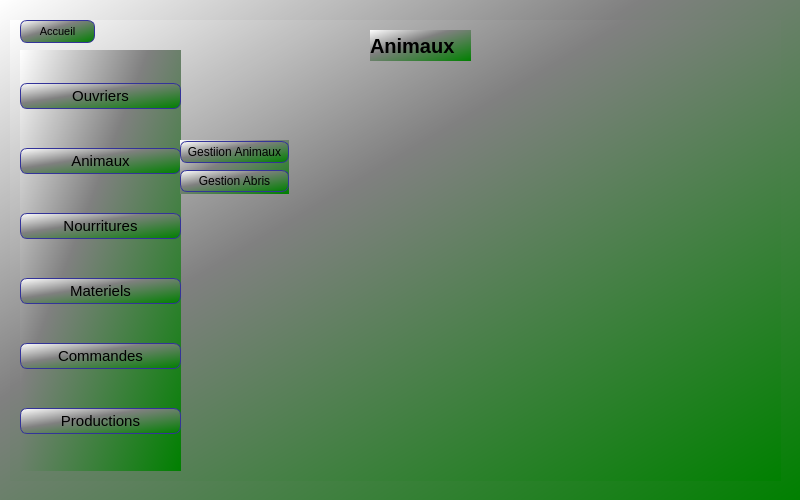
<?xml version="1.0" encoding="UTF-8"?>
<ui version="4.0">
 <class>G_animaux</class>
 <widget class="QWidget" name="G_animaux">
  <property name="geometry">
   <rect>
    <x>0</x>
    <y>0</y>
    <width>800</width>
    <height>500</height>
   </rect>
  </property>
  <property name="windowTitle">
   <string>Form</string>
  </property>
  <property name="styleSheet">
   <string notr="true">background-color: qlineargradient(x1: 0, y1: 0, x2: 1, y2: 1,stop: 0 white, stop: 0.4 gray,stop: 1 green);</string>
  </property>
  <widget class="QStackedWidget" name="stackedWidget">
   <property name="geometry">
    <rect>
     <x>10</x>
     <y>20</y>
     <width>771</width>
     <height>461</height>
    </rect>
   </property>
   <property name="font">
    <font>
     <weight>50</weight>
     <bold>false</bold>
    </font>
   </property>
   <property name="styleSheet">
    <string notr="true">background-color: qlineargradient(x1: 0, y1: 0, x2: 1, y2: 1,stop: 0 white, stop: 0.4 gray,stop: 1 green);</string>
   </property>
   <property name="currentIndex">
    <number>0</number>
   </property>
   <widget class="QWidget" name="page">
    <widget class="QLabel" name="label">
     <property name="geometry">
      <rect>
       <x>360</x>
       <y>10</y>
       <width>101</width>
       <height>31</height>
      </rect>
     </property>
     <property name="font">
      <font>
       <pointsize>-1</pointsize>
       <weight>75</weight>
       <bold>true</bold>
      </font>
     </property>
     <property name="styleSheet">
      <string notr="true">font-size: 20px;</string>
     </property>
     <property name="text">
      <string>Animaux</string>
     </property>
    </widget>
    <widget class="QPushButton" name="pushButton_home">
     <property name="geometry">
      <rect>
       <x>10</x>
       <y>0</y>
       <width>75</width>
       <height>23</height>
      </rect>
     </property>
     <property name="styleSheet">
      <string notr="true">color: black;
background-color: qlineargradient(x1: 0, y1: 0, x2: 1, y2: 1,stop: 0 white, stop: 0.4 gray,stop: 1 green);
border-width: 1px;
border-color: #339;
border-style: solid;
border-radius: 7;
padding: 3px;
font-size: 11px;</string>
     </property>
     <property name="text">
      <string>Accueil</string>
     </property>
    </widget>
    <widget class="QWidget" name="layoutWidget">
     <property name="geometry">
      <rect>
       <x>10</x>
       <y>30</y>
       <width>161</width>
       <height>421</height>
      </rect>
     </property>
     <layout class="QVBoxLayout" name="verticalLayout">
      <item>
       <widget class="QPushButton" name="pushButton_ouvriers">
        <property name="styleSheet">
         <string notr="true">color: black;
background-color: qlineargradient(x1: 0, y1: 0, x2: 1, y2: 1,stop: 0 white, stop: 0.4 gray,stop: 1 green);
border-width: 1px;
border-color: #339;
border-style: solid;
border-radius: 7;
padding: 3px;
font-size: 15px;</string>
        </property>
        <property name="text">
         <string>Ouvriers</string>
        </property>
       </widget>
      </item>
      <item>
       <widget class="QPushButton" name="pushButton_animaux">
        <property name="styleSheet">
         <string notr="true">color: black;
background-color: qlineargradient(x1: 0, y1: 0, x2: 1, y2: 1,stop: 0 white, stop: 0.4 gray,stop: 1 green);
border-width: 1px;
border-color: #339;
border-style: solid;
border-radius: 7;
padding: 3px;
font-size: 15px;</string>
        </property>
        <property name="text">
         <string>Animaux</string>
        </property>
       </widget>
      </item>
      <item>
       <widget class="QPushButton" name="pushButton_nouritures">
        <property name="styleSheet">
         <string notr="true">color: black;
background-color: qlineargradient(x1: 0, y1: 0, x2: 1, y2: 1,stop: 0 white, stop: 0.4 gray,stop: 1 green);
border-width: 1px;
border-color: #339;
border-style: solid;
border-radius: 7;
padding: 3px;
font-size: 15px;</string>
        </property>
        <property name="text">
         <string>Nourritures</string>
        </property>
       </widget>
      </item>
      <item>
       <widget class="QPushButton" name="pushButton">
        <property name="styleSheet">
         <string notr="true">color: black;
background-color: qlineargradient(x1: 0, y1: 0, x2: 1, y2: 1,stop: 0 white, stop: 0.4 gray,stop: 1 green);
border-width: 1px;
border-color: #339;
border-style: solid;
border-radius: 7;
padding: 3px;
font-size: 15px;</string>
        </property>
        <property name="text">
         <string>Materiels</string>
        </property>
       </widget>
      </item>
      <item>
       <widget class="QPushButton" name="pushButton_commandes">
        <property name="styleSheet">
         <string notr="true">color: black;
background-color: qlineargradient(x1: 0, y1: 0, x2: 1, y2: 1,stop: 0 white, stop: 0.4 gray,stop: 1 green);
border-width: 1px;
border-color: #339;
border-style: solid;
border-radius: 7;
padding: 3px;
font-size: 15px;</string>
        </property>
        <property name="text">
         <string>Commandes</string>
        </property>
       </widget>
      </item>
      <item>
       <widget class="QPushButton" name="pushButton_productions">
        <property name="styleSheet">
         <string notr="true">color: black;
background-color: qlineargradient(x1: 0, y1: 0, x2: 1, y2: 1,stop: 0 white, stop: 0.4 gray,stop: 1 green);
border-width: 1px;
border-color: #339;
border-style: solid;
border-radius: 7;
padding: 3px;
font-size: 15px;</string>
        </property>
        <property name="text">
         <string>Productions</string>
        </property>
       </widget>
      </item>
     </layout>
    </widget>
    <widget class="QWidget" name="layoutWidget_2">
     <property name="geometry">
      <rect>
       <x>170</x>
       <y>120</y>
       <width>109</width>
       <height>54</height>
      </rect>
     </property>
     <layout class="QVBoxLayout" name="verticalLayout_2">
      <item>
       <widget class="QPushButton" name="pushButton_ani">
        <property name="styleSheet">
         <string notr="true">color: black;
background-color: qlineargradient(x1: 0, y1: 0, x2: 1, y2: 1,stop: 0 white, stop: 0.4 gray,stop: 1 green);
border-width: 1px;
border-color: #339;
border-style: solid;
border-radius: 7;
padding: 3px;
font-size: 12px;</string>
        </property>
        <property name="text">
         <string>Gestiion Animaux</string>
        </property>
       </widget>
      </item>
      <item>
       <widget class="QPushButton" name="pushButton_abris">
        <property name="styleSheet">
         <string notr="true">color: black;
background-color: qlineargradient(x1: 0, y1: 0, x2: 1, y2: 1,stop: 0 white, stop: 0.4 gray,stop: 1 green);
border-width: 1px;
border-color: #339;
border-style: solid;
border-radius: 7;
padding: 3px;
font-size: 12px;</string>
        </property>
        <property name="text">
         <string>Gestion Abris</string>
        </property>
       </widget>
      </item>
     </layout>
    </widget>
   </widget>
   <widget class="QWidget" name="page_3">
    <widget class="QLabel" name="label_3">
     <property name="geometry">
      <rect>
       <x>330</x>
       <y>30</y>
       <width>131</width>
       <height>31</height>
      </rect>
     </property>
     <property name="styleSheet">
      <string notr="true">font-size: 15px;</string>
     </property>
     <property name="text">
      <string>Gestion Animaux</string>
     </property>
    </widget>
    <widget class="QTabWidget" name="tabWidget">
     <property name="geometry">
      <rect>
       <x>60</x>
       <y>100</y>
       <width>681</width>
       <height>371</height>
      </rect>
     </property>
     <property name="styleSheet">
      <string notr="true">background-color: grey;</string>
     </property>
     <property name="currentIndex">
      <number>0</number>
     </property>
     <widget class="QWidget" name="Affichage">
      <attribute name="title">
       <string>Affichage</string>
      </attribute>
      <widget class="QPushButton" name="pushButton_trier_ani">
       <property name="geometry">
        <rect>
         <x>510</x>
         <y>10</y>
         <width>75</width>
         <height>23</height>
        </rect>
       </property>
       <property name="styleSheet">
        <string notr="true">color: white;
background-color: qlineargradient(x1: 0, y1: 0, x2: 1, y2: 1,stop: 0 white, stop: 0.4 gray,stop: 1 green);
border-width: 1px;
border-color: #339;
border-style: solid;
border-radius: 7;
padding: 3px;
font-size: 10px;</string>
       </property>
       <property name="text">
        <string>Trier</string>
       </property>
      </widget>
      <widget class="QTableView" name="tab_ani">
       <property name="geometry">
        <rect>
         <x>30</x>
         <y>40</y>
         <width>591</width>
         <height>291</height>
        </rect>
       </property>
       <property name="styleSheet">
        <string notr="true">border: 3px solid gray;
border-radius: 40px;
background: white;</string>
       </property>
      </widget>
     </widget>
     <widget class="QWidget" name="Ajouter">
      <attribute name="title">
       <string>Ajouter</string>
      </attribute>
      <widget class="QPushButton" name="pushButton_ajouter_ouv">
       <property name="geometry">
        <rect>
         <x>220</x>
         <y>260</y>
         <width>75</width>
         <height>23</height>
        </rect>
       </property>
       <property name="styleSheet">
        <string notr="true">color: white;
background-color: qlineargradient(x1: 0, y1: 0, x2: 1, y2: 1,stop: 0 white, stop: 0.4 gray,stop: 1 green);
border-width: 1px;
border-color: #339;
border-style: solid;
border-radius: 7;
padding: 3px;
font-size: 10px;</string>
       </property>
       <property name="text">
        <string>Ajouter</string>
       </property>
      </widget>
      <widget class="QWidget" name="layoutWidget_3">
       <property name="geometry">
        <rect>
         <x>30</x>
         <y>30</y>
         <width>81</width>
         <height>211</height>
        </rect>
       </property>
       <layout class="QVBoxLayout" name="verticalLayout_3">
        <item>
         <widget class="QLabel" name="label_id_ta_6">
          <property name="styleSheet">
           <string notr="true"/>
          </property>
          <property name="text">
           <string>Id</string>
          </property>
         </widget>
        </item>
        <item>
         <widget class="QLabel" name="label_nom">
          <property name="styleSheet">
           <string notr="true"/>
          </property>
          <property name="text">
           <string>Type</string>
          </property>
         </widget>
        </item>
        <item>
         <widget class="QLabel" name="label_prenom">
          <property name="text">
           <string>Qualité</string>
          </property>
         </widget>
        </item>
        <item>
         <widget class="QLabel" name="label_pwd">
          <property name="text">
           <string>Prix</string>
          </property>
         </widget>
        </item>
       </layout>
      </widget>
      <widget class="QWidget" name="layoutWidget_4">
       <property name="geometry">
        <rect>
         <x>120</x>
         <y>30</y>
         <width>171</width>
         <height>211</height>
        </rect>
       </property>
       <layout class="QVBoxLayout" name="verticalLayout_4">
        <item>
         <widget class="QLineEdit" name="lineEdit_id_ani"/>
        </item>
        <item>
         <widget class="QLineEdit" name="lineEdit_type_ani"/>
        </item>
        <item>
         <widget class="QLineEdit" name="lineEdit_qualite"/>
        </item>
        <item>
         <widget class="QLineEdit" name="lineEdit_prix"/>
        </item>
       </layout>
      </widget>
     </widget>
     <widget class="QWidget" name="Modifier">
      <attribute name="title">
       <string>Modifier</string>
      </attribute>
      <widget class="QPushButton" name="pushButton_modifier_ani">
       <property name="geometry">
        <rect>
         <x>220</x>
         <y>260</y>
         <width>75</width>
         <height>23</height>
        </rect>
       </property>
       <property name="styleSheet">
        <string notr="true">color: white;
background-color: qlineargradient(x1: 0, y1: 0, x2: 1, y2: 1,stop: 0 white, stop: 0.4 gray,stop: 1 green);
border-width: 1px;
border-color: #339;
border-style: solid;
border-radius: 7;
padding: 3px;
font-size: 10px;</string>
       </property>
       <property name="text">
        <string>Modifier</string>
       </property>
      </widget>
      <widget class="QWidget" name="layoutWidget_5">
       <property name="geometry">
        <rect>
         <x>60</x>
         <y>30</y>
         <width>81</width>
         <height>211</height>
        </rect>
       </property>
       <layout class="QVBoxLayout" name="verticalLayout_7">
        <item>
         <widget class="QLabel" name="label_id_ta_9">
          <property name="styleSheet">
           <string notr="true"/>
          </property>
          <property name="text">
           <string>Id</string>
          </property>
         </widget>
        </item>
        <item>
         <widget class="QLabel" name="label_nom_3">
          <property name="styleSheet">
           <string notr="true"/>
          </property>
          <property name="text">
           <string>Type</string>
          </property>
         </widget>
        </item>
        <item>
         <widget class="QLabel" name="label_prenom_3">
          <property name="text">
           <string>Qualité</string>
          </property>
         </widget>
        </item>
        <item>
         <widget class="QLabel" name="label_pwd_3">
          <property name="text">
           <string>Prix</string>
          </property>
         </widget>
        </item>
       </layout>
      </widget>
      <widget class="QWidget" name="layoutWidget_6">
       <property name="geometry">
        <rect>
         <x>150</x>
         <y>30</y>
         <width>171</width>
         <height>211</height>
        </rect>
       </property>
       <layout class="QVBoxLayout" name="verticalLayout_8">
        <item>
         <widget class="QLineEdit" name="lineEdit_id_ani_modif"/>
        </item>
        <item>
         <widget class="QLineEdit" name="lineEdit_type_ani_modif"/>
        </item>
        <item>
         <widget class="QLineEdit" name="lineEdit_qualite_modif"/>
        </item>
        <item>
         <widget class="QLineEdit" name="lineEdit_prix_modif"/>
        </item>
       </layout>
      </widget>
     </widget>
     <widget class="QWidget" name="Supprimer">
      <attribute name="title">
       <string>Supprimer</string>
      </attribute>
      <widget class="QLabel" name="label_id_ts">
       <property name="geometry">
        <rect>
         <x>80</x>
         <y>60</y>
         <width>47</width>
         <height>14</height>
        </rect>
       </property>
       <property name="text">
        <string>ID</string>
       </property>
      </widget>
      <widget class="QLineEdit" name="lineEdit_id_ani_sup">
       <property name="geometry">
        <rect>
         <x>130</x>
         <y>49</y>
         <width>131</width>
         <height>31</height>
        </rect>
       </property>
      </widget>
      <widget class="QPushButton" name="pushButton_sup_ani">
       <property name="geometry">
        <rect>
         <x>170</x>
         <y>190</y>
         <width>75</width>
         <height>23</height>
        </rect>
       </property>
       <property name="styleSheet">
        <string notr="true">color: white;
background-color: qlineargradient(x1: 0, y1: 0, x2: 1, y2: 1,stop: 0 white, stop: 0.4 gray,stop: 1 green);
border-width: 1px;
border-color: #339;
border-style: solid;
border-radius: 7;
padding: 3px;
font-size: 10px;</string>
       </property>
       <property name="text">
        <string>Supprimer</string>
       </property>
      </widget>
     </widget>
     <widget class="QWidget" name="Rechercher">
      <attribute name="title">
       <string>Rechercher</string>
      </attribute>
      <widget class="QLabel" name="label_5">
       <property name="geometry">
        <rect>
         <x>270</x>
         <y>10</y>
         <width>111</width>
         <height>20</height>
        </rect>
       </property>
       <property name="text">
        <string>Nom à rechercher</string>
       </property>
      </widget>
      <widget class="QLineEdit" name="lineEdit_recherche_ani">
       <property name="geometry">
        <rect>
         <x>422</x>
         <y>9</y>
         <width>121</width>
         <height>21</height>
        </rect>
       </property>
      </widget>
      <widget class="QTableView" name="tab_ani_rech">
       <property name="geometry">
        <rect>
         <x>30</x>
         <y>40</y>
         <width>591</width>
         <height>291</height>
        </rect>
       </property>
       <property name="styleSheet">
        <string notr="true">border: 3px solid gray;
border-radius: 40px;
background: white;</string>
       </property>
      </widget>
     </widget>
    </widget>
    <widget class="QPushButton" name="pushButton_retour">
     <property name="geometry">
      <rect>
       <x>20</x>
       <y>30</y>
       <width>75</width>
       <height>23</height>
      </rect>
     </property>
     <property name="styleSheet">
      <string notr="true">color: black;
background-color: qlineargradient(x1: 0, y1: 0, x2: 1, y2: 1,stop: 0 white, stop: 0.4 gray,stop: 1 green);
border-width: 1px;
border-color: #339;
border-style: solid;
border-radius: 7;
padding: 3px;
font-size: 11px;</string>
     </property>
     <property name="text">
      <string>Retour</string>
     </property>
    </widget>
   </widget>
   <widget class="QWidget" name="page_2">
    <widget class="QLabel" name="label_2">
     <property name="geometry">
      <rect>
       <x>330</x>
       <y>40</y>
       <width>131</width>
       <height>21</height>
      </rect>
     </property>
     <property name="styleSheet">
      <string notr="true">font-size: 15px;</string>
     </property>
     <property name="text">
      <string>Gestion Abris</string>
     </property>
    </widget>
    <widget class="QTabWidget" name="tabWidget_2">
     <property name="geometry">
      <rect>
       <x>50</x>
       <y>100</y>
       <width>681</width>
       <height>371</height>
      </rect>
     </property>
     <property name="styleSheet">
      <string notr="true">background-color: grey;
</string>
     </property>
     <property name="currentIndex">
      <number>0</number>
     </property>
     <widget class="QWidget" name="Affichage_2">
      <attribute name="title">
       <string>Affichage</string>
      </attribute>
      <widget class="QPushButton" name="pushButton_trier_abris">
       <property name="geometry">
        <rect>
         <x>490</x>
         <y>10</y>
         <width>75</width>
         <height>23</height>
        </rect>
       </property>
       <property name="styleSheet">
        <string notr="true">color: white;
background-color: qlineargradient(x1: 0, y1: 0, x2: 1, y2: 1,stop: 0 white, stop: 0.4 gray,stop: 1 green);
border-width: 1px;
border-color: #339;
border-style: solid;
border-radius: 7;
padding: 3px;
font-size: 10px;</string>
       </property>
       <property name="text">
        <string>Trier</string>
       </property>
      </widget>
      <widget class="QTableView" name="tab_abris">
       <property name="geometry">
        <rect>
         <x>30</x>
         <y>30</y>
         <width>591</width>
         <height>291</height>
        </rect>
       </property>
       <property name="styleSheet">
        <string notr="true">border: 3px solid gray;
border-radius: 40px;
background: white;</string>
       </property>
      </widget>
     </widget>
     <widget class="QWidget" name="Ajouter_2">
      <property name="styleSheet">
       <string notr="true"/>
      </property>
      <attribute name="title">
       <string>Ajouter</string>
      </attribute>
      <widget class="QPushButton" name="pushButton_ajouter_abris">
       <property name="geometry">
        <rect>
         <x>220</x>
         <y>260</y>
         <width>75</width>
         <height>23</height>
        </rect>
       </property>
       <property name="styleSheet">
        <string notr="true">color: white;
background-color: qlineargradient(x1: 0, y1: 0, x2: 1, y2: 1,stop: 0 white, stop: 0.4 gray,stop: 1 green);
border-width: 1px;
border-color: #339;
border-style: solid;
border-radius: 7;
padding: 3px;
font-size: 10px;</string>
       </property>
       <property name="text">
        <string>Ajouter</string>
       </property>
      </widget>
      <widget class="QWidget" name="">
       <property name="geometry">
        <rect>
         <x>76</x>
         <y>30</y>
         <width>101</width>
         <height>201</height>
        </rect>
       </property>
       <layout class="QVBoxLayout" name="verticalLayout_9">
        <item>
         <widget class="QLabel" name="label_id_ta">
          <property name="styleSheet">
           <string notr="true"/>
          </property>
          <property name="text">
           <string>Id</string>
          </property>
         </widget>
        </item>
        <item>
         <widget class="QLabel" name="label_nom_ta">
          <property name="styleSheet">
           <string notr="true"/>
          </property>
          <property name="text">
           <string>Etat</string>
          </property>
         </widget>
        </item>
        <item>
         <widget class="QLabel" name="label_qte_ta">
          <property name="text">
           <string>Type</string>
          </property>
         </widget>
        </item>
       </layout>
      </widget>
      <widget class="QWidget" name="">
       <property name="geometry">
        <rect>
         <x>190</x>
         <y>30</y>
         <width>141</width>
         <height>201</height>
        </rect>
       </property>
       <layout class="QVBoxLayout" name="verticalLayout_11">
        <item>
         <widget class="QLineEdit" name="lineEdit_id_conges"/>
        </item>
        <item>
         <widget class="QLineEdit" name="lineEdit_Date_depart"/>
        </item>
        <item>
         <widget class="QLineEdit" name="lineEdit_Date_retour"/>
        </item>
       </layout>
      </widget>
     </widget>
     <widget class="QWidget" name="Modifier_2">
      <attribute name="title">
       <string>Modifier</string>
      </attribute>
      <widget class="QPushButton" name="pushButton_modifier_abris">
       <property name="geometry">
        <rect>
         <x>220</x>
         <y>260</y>
         <width>75</width>
         <height>23</height>
        </rect>
       </property>
       <property name="styleSheet">
        <string notr="true">color: white;
background-color: QLinearGradient( x1: 0, y1: 0, x2: 0, y2: 1, stop: 0 #88d, stop: 0.1 #99e, stop: 0.49 #77c, stop: 0.5 #66b, stop: 1 #77c);
border-width: 1px;
border-color: #339;
border-style: solid;
border-radius: 7;
padding: 3px;
font-size: 10px;</string>
       </property>
       <property name="text">
        <string>Modifier</string>
       </property>
      </widget>
      <widget class="QWidget" name="">
       <property name="geometry">
        <rect>
         <x>190</x>
         <y>30</y>
         <width>141</width>
         <height>201</height>
        </rect>
       </property>
       <layout class="QVBoxLayout" name="verticalLayout_10">
        <item>
         <widget class="QLineEdit" name="lineEdit_id_conges_2"/>
        </item>
        <item>
         <widget class="QLineEdit" name="lineEdit_Date_depart_2"/>
        </item>
        <item>
         <widget class="QLineEdit" name="lineEdit_Date_retour_2"/>
        </item>
       </layout>
      </widget>
      <widget class="QWidget" name="">
       <property name="geometry">
        <rect>
         <x>70</x>
         <y>30</y>
         <width>111</width>
         <height>201</height>
        </rect>
       </property>
       <layout class="QVBoxLayout" name="verticalLayout_12">
        <item>
         <widget class="QLabel" name="label_id_ta_2">
          <property name="styleSheet">
           <string notr="true"/>
          </property>
          <property name="text">
           <string>Id</string>
          </property>
         </widget>
        </item>
        <item>
         <widget class="QLabel" name="label_nom_ta_2">
          <property name="styleSheet">
           <string notr="true"/>
          </property>
          <property name="text">
           <string>Etat</string>
          </property>
         </widget>
        </item>
        <item>
         <widget class="QLabel" name="label_qte_ta_2">
          <property name="text">
           <string>Type</string>
          </property>
         </widget>
        </item>
       </layout>
      </widget>
     </widget>
     <widget class="QWidget" name="Supprimer_2">
      <attribute name="title">
       <string>Supprimer</string>
      </attribute>
      <widget class="QLineEdit" name="lineEdit_id_supp_abris">
       <property name="geometry">
        <rect>
         <x>130</x>
         <y>50</y>
         <width>131</width>
         <height>31</height>
        </rect>
       </property>
      </widget>
      <widget class="QLabel" name="label_id_2">
       <property name="geometry">
        <rect>
         <x>80</x>
         <y>61</y>
         <width>47</width>
         <height>14</height>
        </rect>
       </property>
       <property name="text">
        <string>ID</string>
       </property>
      </widget>
      <widget class="QPushButton" name="pushButton_sup_abris">
       <property name="geometry">
        <rect>
         <x>170</x>
         <y>191</y>
         <width>75</width>
         <height>23</height>
        </rect>
       </property>
       <property name="styleSheet">
        <string notr="true">color: white;
background-color: QLinearGradient( x1: 0, y1: 0, x2: 0, y2: 1, stop: 0 #88d, stop: 0.1 #99e, stop: 0.49 #77c, stop: 0.5 #66b, stop: 1 #77c);
border-width: 1px;
border-color: #339;
border-style: solid;
border-radius: 7;
padding: 3px;
font-size: 10px;</string>
       </property>
       <property name="text">
        <string>Supprimer</string>
       </property>
      </widget>
     </widget>
     <widget class="QWidget" name="Rechercher_2">
      <attribute name="title">
       <string>Rechercher</string>
      </attribute>
      <widget class="QLineEdit" name="lineEdit_abris_cong">
       <property name="geometry">
        <rect>
         <x>432</x>
         <y>9</y>
         <width>121</width>
         <height>21</height>
        </rect>
       </property>
      </widget>
      <widget class="QLabel" name="label_4">
       <property name="geometry">
        <rect>
         <x>280</x>
         <y>10</y>
         <width>111</width>
         <height>20</height>
        </rect>
       </property>
       <property name="text">
        <string>Nom à rechercher</string>
       </property>
      </widget>
      <widget class="QTableView" name="tab_abris_rech">
       <property name="geometry">
        <rect>
         <x>30</x>
         <y>30</y>
         <width>591</width>
         <height>291</height>
        </rect>
       </property>
       <property name="styleSheet">
        <string notr="true">border: 3px solid gray;
border-radius: 40px;
background: white;</string>
       </property>
      </widget>
     </widget>
    </widget>
    <widget class="QPushButton" name="pushButton_retour_2">
     <property name="geometry">
      <rect>
       <x>20</x>
       <y>30</y>
       <width>75</width>
       <height>23</height>
      </rect>
     </property>
     <property name="styleSheet">
      <string notr="true">color: black;
background-color: qlineargradient(x1: 0, y1: 0, x2: 1, y2: 1,stop: 0 white, stop: 0.4 gray,stop: 1 green);
border-width: 1px;
border-color: #339;
border-style: solid;
border-radius: 7;
padding: 3px;
font-size: 11px;</string>
     </property>
     <property name="text">
      <string>Retour</string>
     </property>
    </widget>
   </widget>
  </widget>
 </widget>
 <resources/>
 <connections/>
</ui>
